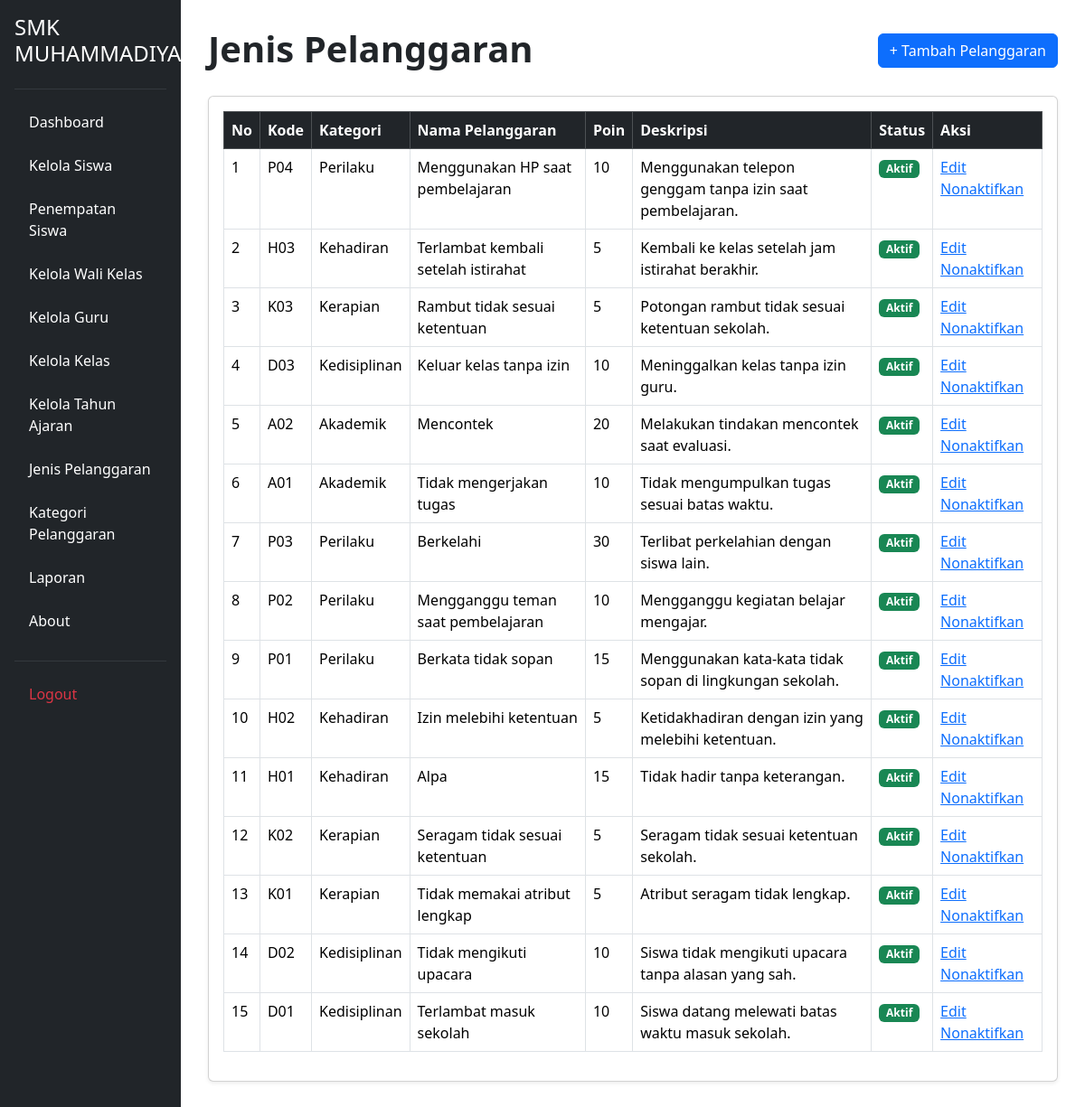
The page /admin/jenis_pelanggaran/index.php (signed in) on the database its author committed.
### tables this page shows
CREATE TABLE `t_pelanggaran` (
  `id` int(11) NOT NULL,
  `pelanggaran_kategori_id` int(11) NOT NULL,
  `kode` varchar(10) NOT NULL,
  `nama` varchar(150) NOT NULL,
  `poin` int(11) NOT NULL,
  `deskripsi` text NOT NULL,
  `status_aktif` tinyint(1) NOT NULL,
  `created_at` timestamp NOT NULL DEFAULT current_timestamp(),
  `updated_at` timestamp NOT NULL DEFAULT current_timestamp()
);

CREATE TABLE `t_pelanggaran_kategori` (
  `id` int(11) NOT NULL,
  `nama` varchar(100) NOT NULL,
  `deskripsi` text NOT NULL,
  `status_aktif` tinyint(1) NOT NULL,
  `created_at` timestamp NOT NULL DEFAULT current_timestamp(),
  `updated_at` timestamp NOT NULL DEFAULT current_timestamp()
);

### admin/jenis_pelanggaran/index.php (the view, shortened to what this page needs)
<?php
require_once __DIR__ . "/../../config/koneksi.php";
$query = mysqli_query($conn, "
    SELECT
        p.*,
        k.nama AS nama_kategori
    FROM t_pelanggaran p
    LEFT JOIN t_pelanggaran_kategori k
        ON p.pelanggaran_kategori_id = k.id
    ORDER BY p.id DESC
");
?>
<!DOCTYPE html>
<html lang="id">
<head>
    <link href="https://cdn.jsdelivr.net/npm/bootstrap@5.3.8/dist/css/bootstrap.min.css" rel="stylesheet">
</head>
<body>
<div class="container-fluid">
    <div class="row">
        <?php require_once "../../layout/sidebar.php"; ?>
        <main class="col-md-9 col-lg-10 main-content">
            <div class="d-flex justify-content-between align-items-center mb-4">
                <div>
                    <h1 class="fw-bold mb-1">Jenis Pelanggaran</h1>
                </div>
                <a href="tambah.php" class="btn btn-primary">
                    + Tambah Pelanggaran
                </a>
            </div>
            <div class="card shadow-sm">
                <div class="card-body">
                    <div class="table-responsive">
                        <table class="table table-bordered table-hover">
                            <thead class="table-dark">
                                <tr>
                                    <th>No</th>
                                    <th>Kode</th>
                                    <th>Kategori</th>
                                    <th>Nama Pelanggaran</th>
                                    <th>Poin</th>
                                    <th>Deskripsi</th>
                                    <th>Status</th>
                                    <th>Aksi</th>
                                </tr>
                            </thead>
                            <tbody>
                                <?php
                                $no = 1;
                                if (mysqli_num_rows($query) > 0):
                                    while ($data = mysqli_fetch_assoc($query)):
                                ?>
                                    <tr>
                                        <td><?= $no++; ?></td>
                                        <td><?= htmlspecialchars($data['kode']); ?></td>
                                        <td><?= htmlspecialchars($data['nama_kategori'] ?? '-'); ?></td>
                                        <td><?= htmlspecialchars($data['nama']); ?></td>
                                        <td><?= htmlspecialchars($data['poin']); ?></td>
                                        <td><?= htmlspecialchars($data['deskripsi']); ?></td>
                                        <td>
                                            <?php if ($data['status_aktif'] == 1) { ?>
                                                <span class="badge bg-success">
                                                    Aktif
                                                </span>
                                            <?php } else { ?>
                                                <span class="badge bg-danger">
                                                    Tidak Aktif
                                                </span>
                                            <?php } ?>
                                        </td>
                                        <td>
                                            <a href="edit.php?id=<?= $data['id']; ?>">
                                                Edit
                                            </a>
                                            <a href="hapus.php?id=<?= $data['id']; ?>" onclick="return confirm('Yakin ingin menghapus data ini?');">
                                                Nonaktifkan
                                            </a>
                                        </td>
                                    </tr>
                                <?php
                                    endwhile;
                                endif; ?>
                            </tbody>
                        </table>
                    </div>
                </div>
            </div>
        </main>
    </div>
</div>
</body>
</html>

### admin/jenis_pelanggaran/index.php (style rules this page uses)
.main-content { margin-left: 16.666667%; padding: 30px; }

### rows shown on the page
t_pelanggaran: kode "P04", pelanggaran_kategori.nama "Perilaku", nama "Menggunakan HP saat pembelajaran", poin "10", deskripsi "Menggunakan telepon genggam tanpa izin saat pembelajaran.", status_aktif "Aktif"
t_pelanggaran: kode "H03", pelanggaran_kategori.nama "Kehadiran", nama "Terlambat kembali setelah istirahat", poin "5", deskripsi "Kembali ke kelas setelah jam istirahat berakhir.", status_aktif "Aktif"
t_pelanggaran: kode "K03", pelanggaran_kategori.nama "Kerapian", nama "Rambut tidak sesuai ketentuan", poin "5", deskripsi "Potongan rambut tidak sesuai ketentuan sekolah.", status_aktif "Aktif"
t_pelanggaran: kode "D03", pelanggaran_kategori.nama "Kedisiplinan", nama "Keluar kelas tanpa izin", poin "10", deskripsi "Meninggalkan kelas tanpa izin guru.", status_aktif "Aktif"
t_pelanggaran: kode "A02", pelanggaran_kategori.nama "Akademik", nama "Mencontek", poin "20", deskripsi "Melakukan tindakan mencontek saat evaluasi.", status_aktif "Aktif"
t_pelanggaran: kode "A01", pelanggaran_kategori.nama "Akademik", nama "Tidak mengerjakan tugas", poin "10", deskripsi "Tidak mengumpulkan tugas sesuai batas waktu.", status_aktif "Aktif"
t_pelanggaran: kode "P03", pelanggaran_kategori.nama "Perilaku", nama "Berkelahi", poin "30", deskripsi "Terlibat perkelahian dengan siswa lain.", status_aktif "Aktif"
t_pelanggaran: kode "P02", pelanggaran_kategori.nama "Perilaku", nama "Mengganggu teman saat pembelajaran", poin "10", deskripsi "Mengganggu kegiatan belajar mengajar.", status_aktif "Aktif"
t_pelanggaran: kode "P01", pelanggaran_kategori.nama "Perilaku", nama "Berkata tidak sopan", poin "15", deskripsi "Menggunakan kata-kata tidak sopan di lingkungan sekolah.", status_aktif "Aktif"
t_pelanggaran: kode "H02", pelanggaran_kategori.nama "Kehadiran", nama "Izin melebihi ketentuan", poin "5", deskripsi "Ketidakhadiran dengan izin yang melebihi ketentuan.", status_aktif "Aktif"
t_pelanggaran: kode "H01", pelanggaran_kategori.nama "Kehadiran", nama "Alpa", poin "15", deskripsi "Tidak hadir tanpa keterangan.", status_aktif "Aktif"
t_pelanggaran: kode "K02", pelanggaran_kategori.nama "Kerapian", nama "Seragam tidak sesuai ketentuan", poin "5", deskripsi "Seragam tidak sesuai ketentuan sekolah.", status_aktif "Aktif"
t_pelanggaran: kode "K01", pelanggaran_kategori.nama "Kerapian", nama "Tidak memakai atribut lengkap", poin "5", deskripsi "Atribut seragam tidak lengkap.", status_aktif "Aktif"
t_pelanggaran: kode "D02", pelanggaran_kategori.nama "Kedisiplinan", nama "Tidak mengikuti upacara", poin "10", deskripsi "Siswa tidak mengikuti upacara tanpa alasan yang sah.", status_aktif "Aktif"
t_pelanggaran: kode "D01", pelanggaran_kategori.nama "Kedisiplinan", nama "Terlambat masuk sekolah", poin "10", deskripsi "Siswa datang melewati batas waktu masuk sekolah.", status_aktif "Aktif"
